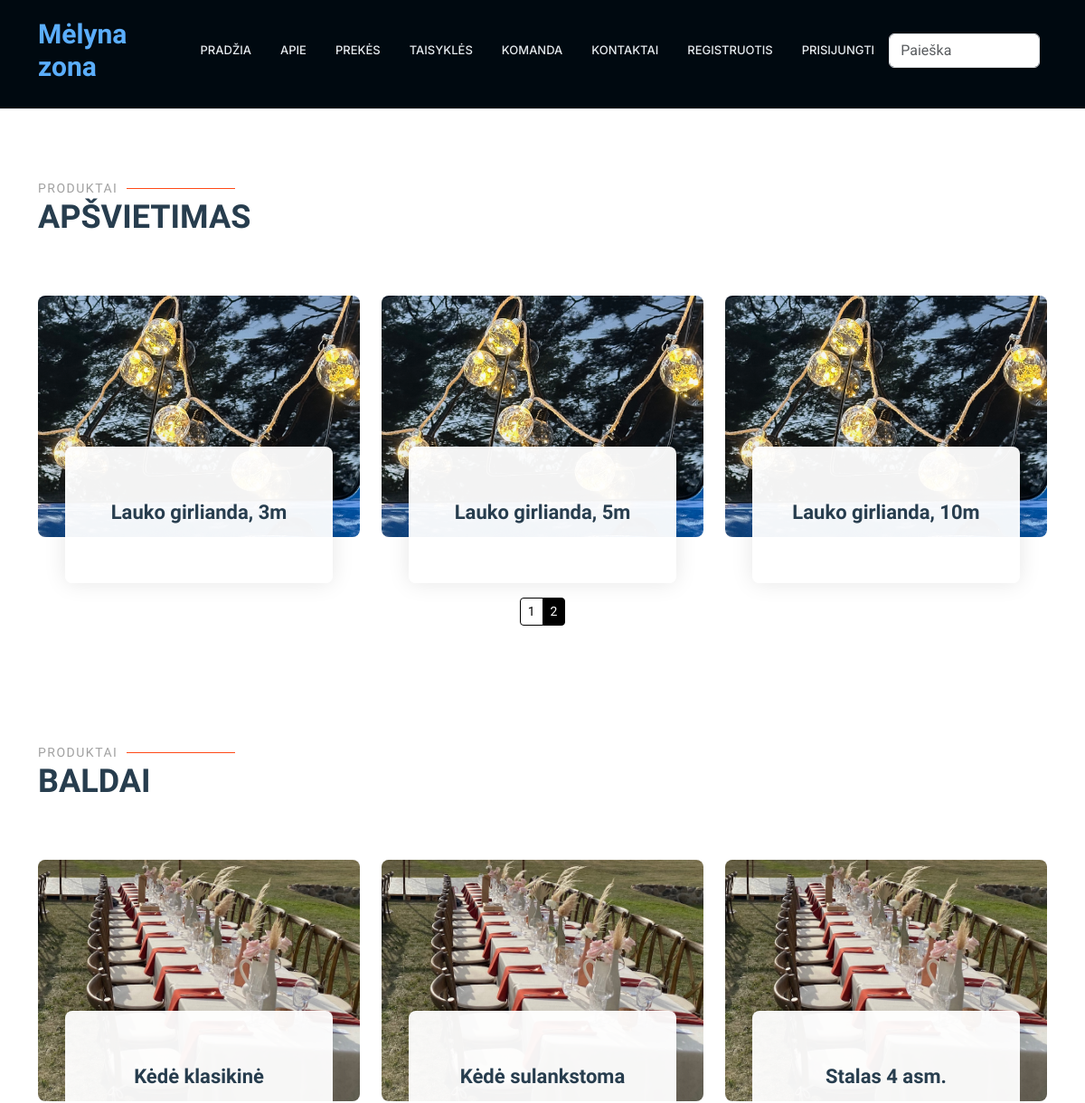
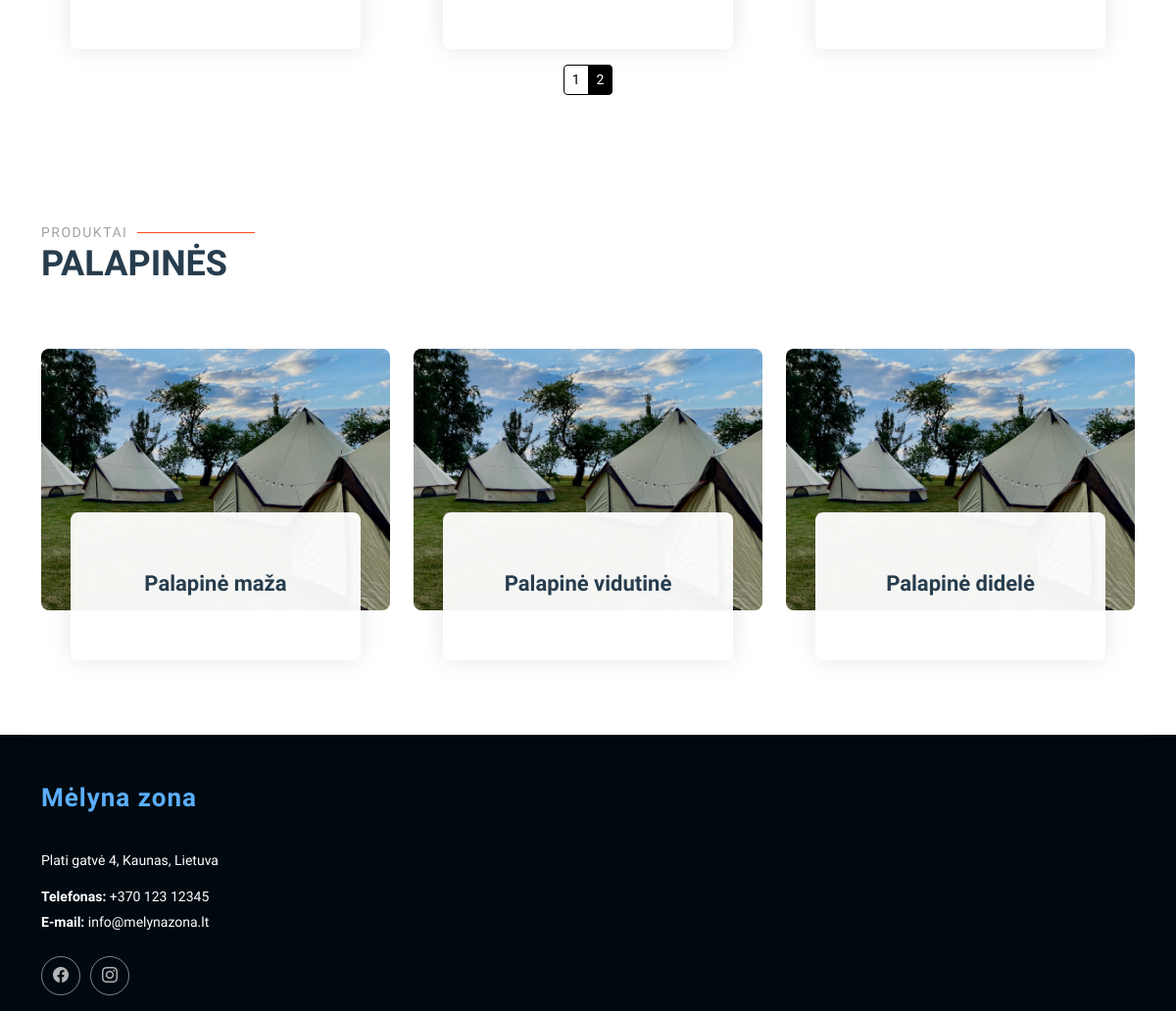
Page /rent/products/ on the committed database (2 pictures, top to bottom).
### rent/models.py (models this page shows)
class Product(models.Model):
    name = models.CharField(verbose_name="Pavadinimas", max_length=100)
    price = models.IntegerField(verbose_name="Kaina", null=True, blank=True, help_text="Paros nuomos kaina")
    description = HTMLField(verbose_name="Aprašymas", max_length=1000, help_text='Trumpas produkto aprašymas', null=True, blank=True, default="")
    inv_no = models.CharField(verbose_name="Invenorizacijos numeris", max_length=100, null=True, blank=True, unique=True,
                              help_text="Veskite invenorizacijos numerį")
    quantity = models.IntegerField(verbose_name="Kiekis", null=True, blank=True, help_text="Kiekis")
    group = models. ForeignKey(to="Group", on_delete=models.SET_NULL, null=True, blank=True, verbose_name="Produktų grupės", help_text="Parinkite kokia grupei priklauso produktas")
    cover = models.ImageField(verbose_name="Paveikslėlis", upload_to='covers', null=True, blank=True)
    def __str__(self):
        return self.name
    class Meta:
        verbose_name = "Prouktas"
        verbose_name_plural = "Produktai"
        ordering = ['inv_no']

### rent/views.py (the view)
# urls.py: path("products/", views.products, name="products"),
def products(request):
    all_products = Product.objects.all()
    lighting_products = all_products.filter(group__name="Apšvietimas")
    furniture_products = all_products.filter(group__name="Baldai")
    tent_products = all_products.filter(group__name="Palapinės")
    lighting_paginator = Paginator(lighting_products, 3)
    furniture_paginator = Paginator(furniture_products, 3)
    tent_paginator = Paginator(tent_products, 3)
    lighting_page_number = request.GET.get('lighting_page', 1)
    furniture_page_number = request.GET.get('furniture_page', 1)
    tent_page_number = request.GET.get('tent_page', 1)
    lighting_page = lighting_paginator.get_page(lighting_page_number)
    furniture_page = furniture_paginator.get_page(furniture_page_number)
    tent_page = tent_paginator.get_page(tent_page_number)
    context = {
        'lighting_page': lighting_page,
        'furniture_page': furniture_page,
        'tent_page': tent_page,
    }
    return render(request, 'products.html', context)

### rent/templates/products.html (shortened to what this page needs)
{% extends "base2.html" %}
{% load i18n %}
{% load static %}
{% block "content" %}
<section id="lightening" class="services section">
    <div class="container section-title" data-aos="fade-up">
        <h2>Produktai</h2>
        <p>Apšvietimas<br></p>
    </div>
    <div class="container" data-aos="fade-up" data-aos-delay="100">
        <div class="row gy-5">
            {% for product in lighting_page %}
            <div class="col-lg-4 col-md-6" data-aos="zoom-in" data-aos-delay="200">
                <div class="service-item">
                    <a href="{% url 'product' product.pk %}" class="stretched-link">
                        <div class="img">
                            <img src="{%static 'img/lamps.jpeg' %}" class="img-fluid" alt="">
                        </div>
                        <div class="details position-relative">
                            <h3>{{ product }}</h3>
                        </div>
                    </a>
                </div>
            </div>
            {% endfor %}
        </div>
    </div>
    <div class="container puslapiai">
        <nav aria-label="...">
            {% if lighting_page.has_other_pages %}
            <ul class="pagination pagination-sm justify-content-center">
                {% for i in lighting_page.paginator.page_range %}
                {% if lighting_page.number == i %}
                <li class="page-item active">
                    <a class="page-link" style="background-color: white; color: black; border-color: black;"
                    >{{ i }}</a>
                </li>
                {% else %}
                <li class="page-item">
                    <a class="page-link" style="background-color: black; color: white; border-color: black;"
                       href="?lighting_page={{ i }}#lighting">{{ i }}</a>
                </li>
                {% endif %}
                {% endfor %}
            </ul>
            {% endif %}
        </nav>
    </div>
</section>
<section id="furniture" class="services section">
    <div class="container section-title" data-aos="fade-up">
        <h2>Produktai</h2>
        <p>Baldai<br></p>
    </div>
    <div class="container" data-aos="fade-up" data-aos-delay="100">
        <div class="row gy-5">
            {% for product in furniture_page %}
            <div class="col-lg-4 col-md-6" data-aos="zoom-in" data-aos-delay="200">
                <div class="service-item">
                    <a href="{% url 'product' product.pk %}" class="stretched-link">
                        <div class="img">
                            <img src="{%static 'img/furniture.jpeg' %}" class="img-fluid" alt="">
                        </div>
                        <div class="details position-relative">
                            <h3>{{ product }}</h3>
                        </div>
                    </a>
                </div>
            </div>
            {% endfor %}
        </div>
    </div>
    <div class="container">
        <div class="container puslapiai">
            <nav aria-label="...">
                {% if furniture_page.has_other_pages %}
                <ul class="pagination pagination-sm justify-content-center">
                    {% for i in furniture_page.paginator.page_range %}
                    {% if furniture_page.number == i %}
                    <li class="page-item active">
                        <a class="page-link" style="background-color: white; color: black; border-color: black;"
                        >{{ i }}</a>
                    </li>
                    {% else %}
                    <li class="page-item">
                        <a class="page-link" style="background-color: black; color: white; border-color: black;"
                           href="?furniture_page={{ i }}#furniture">{{ i }}</a>
                    </li>
                    {% endif %}
                    {% endfor %}
                </ul>
                {% endif %}
            </nav>
        </div>
    </div>
</section>
<section id="tent" class="services section">
    <div class="container section-title" data-aos="fade-up">
        <h2>Produktai</h2>
        <p>Palapinės<br></p>
    </div>
    <div class="container" data-aos="fade-up" data-aos-delay="100">
        <div class="row gy-5">
            {% for product in tent_page %}
            <div class="col-lg-4 col-md-6" data-aos="zoom-in" data-aos-delay="200">
                <div class="service-item">
                    <a href="{% url 'product' product.pk %}" class="stretched-link">
                        <div class="img">
                            <img src="{%static 'img/tent.jpeg' %}" class="img-fluid" alt="">
                        </div>
                        <div class="details position-relative">
                            <h3>{{ product }}</h3>
                        </div>
                    </a>
                </div>
            </div>
            {% endfor %}
        </div>
    </div>
</section>
{% endblock %}

### rent/static/css/main.css (style rules this page uses)
:root { --default-font: "Roboto", system-ui, -apple-system, "Segoe UI", Roboto, "Helvetica Neue", Arial, "Noto Sans", "Liberation Sans", sans-serif, "Apple Color Emoji", "Segoe UI Emoji", "Segoe UI Symbol", "Noto Color Emoji"; --heading-font: "Raleway", sans-serif; --nav-font: "Inter", sans-serif; }
:root { --background-color: #ffffff; --default-color: #444444; --heading-color: #273d4e; --accent-color: #ff4a17; --surface-color: #ffffff; --contrast-color: #ffffff; }
:root { --nav-color: #e5eaee; --nav-hover-color: #ff4a17; --nav-mobile-background-color: #ffffff; --nav-dropdown-background-color: #ffffff; --nav-dropdown-color: #444444; --nav-dropdown-hover-color: #ff4a17; }
:root { scroll-behavior: smooth; }
body { color: var(--default-color); background-color: var(--background-color); font-family: var(--default-font); }
a { color: var(--accent-color); text-decoration: none; transition: 0.3s; }
h1, h2, h3, h4, h5, h6 { color: var(--heading-color); font-family: var(--heading-font); }
section, .section { color: var(--default-color); background-color: var(--background-color); padding: 60px 0; scroll-margin-top: 90px; overflow: clip; }
.section-title { padding-bottom: 60px; position: relative; }
.section-title h2 { font-size: 14px; font-weight: 500; padding: 0; line-height: 1px; margin: 0; letter-spacing: 1.5px; text-transform: uppercase; color: color-mix(in srgb, var(--default-color), transparent 50%); position: relative; }
.section-title h2::after { content: ""; width: 120px; height: 1px; display: inline-block; background: var(--accent-color); margin: 4px 10px; }
.section-title p { color: var(--heading-color); margin: 0; font-size: 36px; font-weight: 800; text-transform: uppercase; font-family: var(--heading-font); }
.services .img { border-radius: 8px; overflow: hidden; }
.services .img img { transition: 0.6s; }
.services .details { background: color-mix(in srgb, var(--surface-color), transparent 5%); padding: 50px 30px; margin: -100px 30px 0 30px; transition: all ease-in-out 0.3s; position: relative; text-align: center; border-radius: 8px; box-shadow: 0px 0 25px rgba(0, 0, 0, 0.1); }
.services .details h3 { font-weight: 700; margin: 10px 0 15px 0; font-size: 22px; transition: ease-in-out 0.3s; }

### rows in the picture
Product: name "Lauko girlianda, 3m"
Product: name "Lauko girlianda, 5m"
Product: name "Lauko girlianda, 10m"
Product: name "Kėdė klasikinė"
Product: name "Kėdė sulankstoma"
Product: name "Stalas 4 asm."
Product: name "Palapinė maža"
Product: name "Palapinė vidutinė"
Product: name "Palapinė didelė"

### other values in the picture
{{ i }} "1"
{{ i }} "2"
